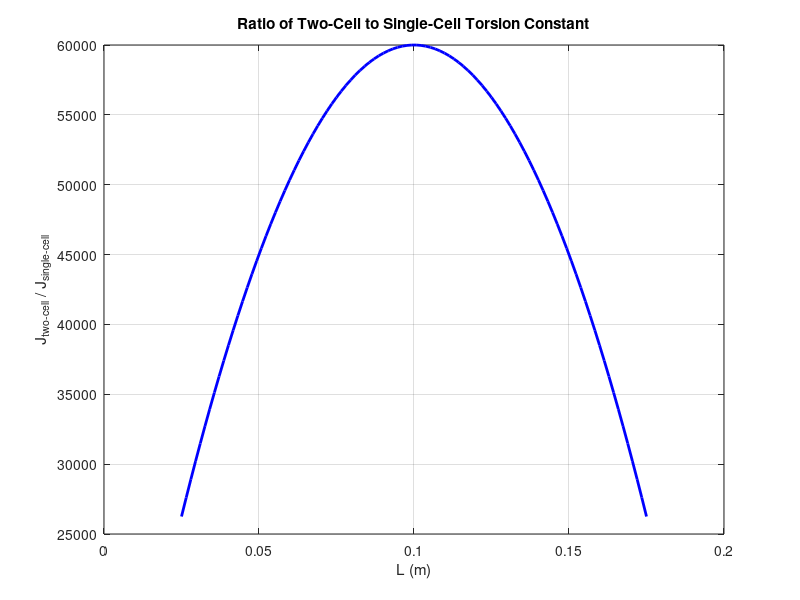

Source code (MATLAB):
clc; clear; close all;

% Given dimensions
h = 0.1;        % Height of the section (m)
b = 0.2;        % Width of the section (m)
t = 0.005;      % Thickness of the walls (m)
L_range = linspace(0.025, 0.175, 100); % L values from 0.025m to 0.175m

% Compute torsion constant for single-cell section
A1 = h * b; % Enclosed area
perimeter1 = 2*(h + b); % Perimeter
J1 = (4 * A1^2) / (perimeter1 / t); % Bredt's formula

% Compute torsion constant for two-cell section
J2 = zeros(size(L_range));
for i = 1:length(L_range)
    L = L_range(i);
    A2_left = h * L;
    A2_right = h * (b - L);
    
    % Perimeters
    s1 = 2 * (L + h);
    s2 = 2 * (b - L + h);
    s3 = h; % The new web
    
    % Torsion constant for the two-cell section (compatibility method)
    J2(i) = (4 * A2_left^2) / (s1 / t) + (4 * A2_right^2) / (s2 / t) + (4 * (A2_left * A2_right) / s3) / t;
end

% Compute the ratio of torsion constants
ratio = J2 / J1;

% Plot the results
figure;
plot(L_range, ratio, 'b', 'LineWidth', 2);
grid on;
xlabel('L (m)');
ylabel('J_{two-cell} / J_{single-cell}');
title('Ratio of Two-Cell to Single-Cell Torsion Constant');
